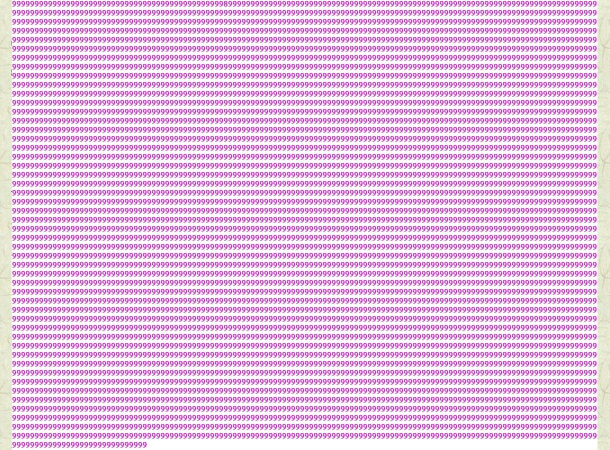
#> input picture files/2021-12-01-99999999999998.jpg, 1220 x 900 px (shown at 1/2 size)
$ jupyter execute TUTO-Convolution_find-a-8-in-a-forest-of-9.ipynb   (shell and % lines are left out)
#> lines starting #> are read from the running program, lines starting #| are printed output that depends on the picture
The goal here is to find one non-repeting pattern in an image. First, find the pattern, then second, compute correlation.

It is based on the post https://laurentperrinet.github.io/sciblog/posts/2021-12-01-find-a-8-in-a-forest-of-9.html

Let's first initialize the notebook:

[cell 1]
import matplotlib.pyplot as plt
import numpy as np
phi = (np.sqrt(5)+1)/2
fig_width = 10
figsize = (fig_width, fig_width/phi)

[cell 2]
import imageio as io
im = io.v2.imread('files/2021-12-01-99999999999998.jpg')
#> im is the input picture: shape (900, 1220, 3); mean R, G, B 228.5, 192.7, 227.2
im = im.sum(axis=-1)
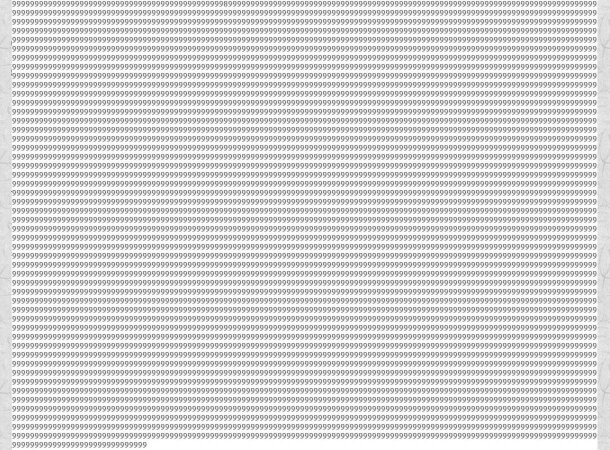
#> im: shape (900, 1220) uint64 (shown at 1/2 size); min 5, max 765, mean 648.4; drawn with min black and max white

[cell 3]
N_X, N_Y = im.shape
#> N_X = 900; N_Y = 1220
N_X, N_Y
#> Out = (900, 1220)

Original image

[cell 4]
fig, ax = plt.subplots(figsize=(fig_width, fig_width))
ax.matshow(im, cmap=plt.gray());

Zoom

[cell 5]
fig, ax = plt.subplots(figsize=(fig_width, fig_width))
ax.matshow(im[:40, :40]);

[cell 6]
fig, ax = plt.subplots(figsize=(fig_width, fig_width))
ax.matshow(im[-40:, -40:]);

Crop

[cell 7]
im = im[:, 24:1194]
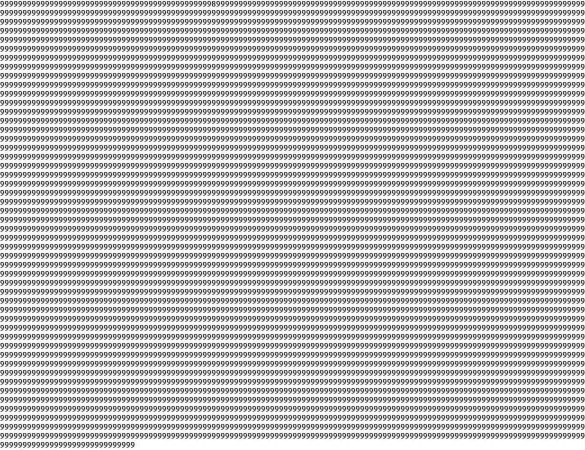
#> im: shape (900, 1170) uint64 (shown at 1/2 size); min 284, max 765, mean 647.5; drawn with min black and max white
fig, ax = plt.subplots(figsize=(fig_width, fig_width))
ax.matshow(im, cmap=plt.gray());

Average on one axis

[cell 8]
im_x = im.mean(axis=1)
#> im_x = 900 values, max 764.3 at index 898, min 499.3 at index 854, mean 647.5
im_x = np.roll(im_x, N_X//2) # avoid border effects
#> im_x = 900 values, max 764.3 at index 448, min 499.3 at index 404, mean 647.5
#im_x = np.correlate(im_x, [-1, 2, 1], 'same')*1. # contrast detection
im_x -= im_x.mean()
#> im_x = 900 values, max 116.7 at index 448, min -148.3 at index 404, mean 7.23e-14
fig, ax = plt.subplots(figsize=(fig_width, fig_width/phi**2))
ax.plot(im_x[:100]);
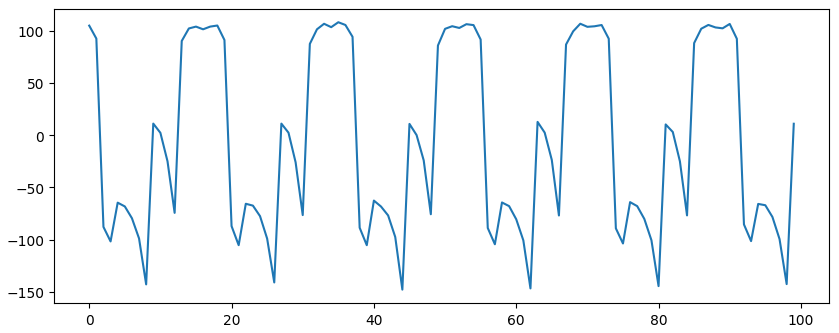
#> figure drawn by matplotlib, 1 panel; curve peaks at x = 35, y = 108

Cross-correlation

[cell 9]
xcorr = np.correlate(im_x, im_x, 'same')*1.
#> xcorr = 900 values, max 7075921.3 at index 450, min -4741548.8 at index 439, mean -1408.7
xcorr /= xcorr.max()
#> xcorr = 900 values, max 1 at index 450, min -0.67 at index 439, mean -0.000199
fig, ax = plt.subplots(figsize=(fig_width, fig_width/phi**2))
ax.plot(xcorr);
#> figure, not shown here; curve peaks at x = 450, y = 1

[cell 10]
N_X//2, im_x.shape, xcorr.shape, im.shape
#> Out = (450, (900,), (900,), (900, 1170))

[cell 11]
fig, ax = plt.subplots(figsize=(fig_width, fig_width/phi**2))
ax.plot(xcorr[(N_X//2+1):(50+N_X//2)]);
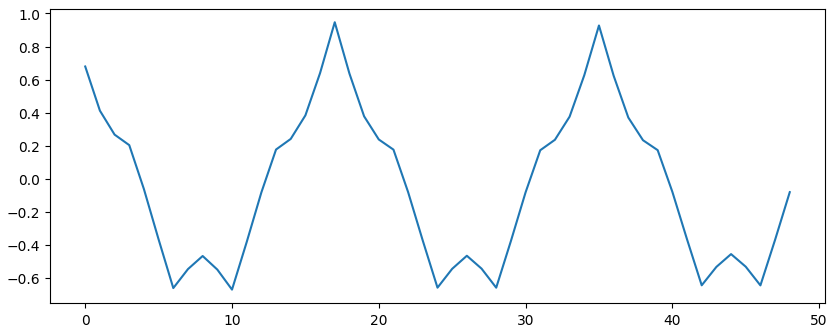
#> figure drawn by matplotlib, 1 panel; curve peaks at x = 17, y = 0.947

[cell 12]
period_X = np.argmax(xcorr[(1+N_X//2):]) + 1
#> period_X = 18

[cell 13]
print(f'{period_X=}')
#| period_X=18

The other dimension:

[cell 14]
im_y = im.mean(axis=0)
#> im_y = 1170 values, max 740.9 at index 0, min 568 at index 42, mean 647.5
im_y -= im_y.mean()
#> im_y = 1170 values, max 93.38 at index 0, min -79.55 at index 42, mean -4.06e-14
#im_y[-1] = im_y[0]
#im_y[-2] = im_y[1]
im_y = np.roll(im_y, N_Y//2) # avoid border effects
#> im_y = 1170 values, max 93.38 at index 610, min -79.55 at index 652, mean -4.06e-14
#im_y = np.correlate(im_y, [-1, 2, -1], 'same')*1. # contrast detection

[cell 15]
fig, ax = plt.subplots(figsize=(fig_width, fig_width/phi**2))
ax.plot(im_y);
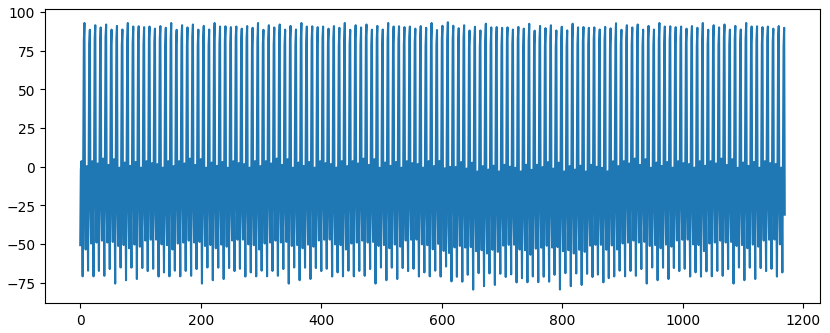
#> figure drawn by matplotlib, 1 panel; curve peaks at x = 610, y = 93.38

[cell 16]
fig, ax = plt.subplots(figsize=(fig_width, fig_width/phi**2))
ax.plot(im_y[:40]);
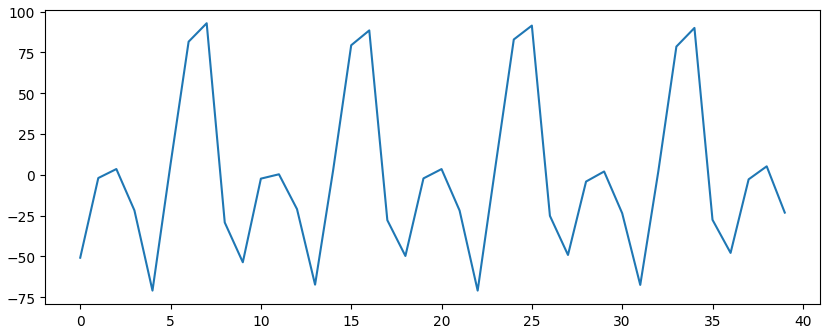
#> figure drawn by matplotlib, 1 panel; curve peaks at x = 7, y = 92.9

[cell 17]
xcorr = np.correlate(im_y, im_y, 'same')*1.
#> xcorr = 1170 values, max 3075104.3 at index 585, min -1596757.6 at index 583, mean -56.41

[cell 18]
xcorr /= xcorr.max()
#> xcorr = 1170 values, max 1 at index 585, min -0.519 at index 583, mean -1.83e-05
fig, ax = plt.subplots(figsize=(fig_width, fig_width/phi**2))
ax.plot(xcorr[(N_Y//2+3):]);
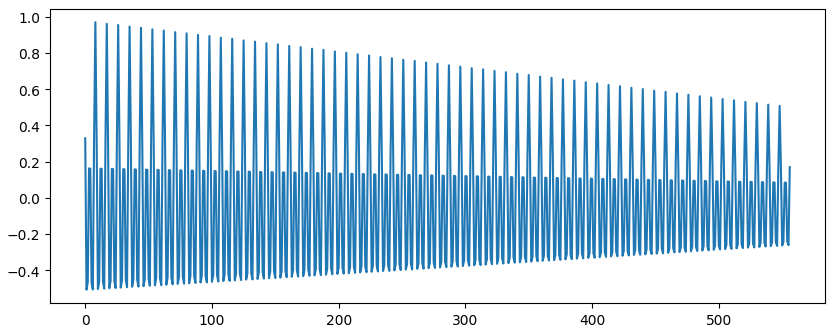
#> figure drawn by matplotlib, 1 panel; curve peaks at x = 8, y = 0.969

[cell 19]
xcorr /= xcorr.max()
fig, ax = plt.subplots(figsize=(fig_width, fig_width/phi**2))
ax.plot(xcorr[(N_Y//2+3):(40+N_Y//2)]);
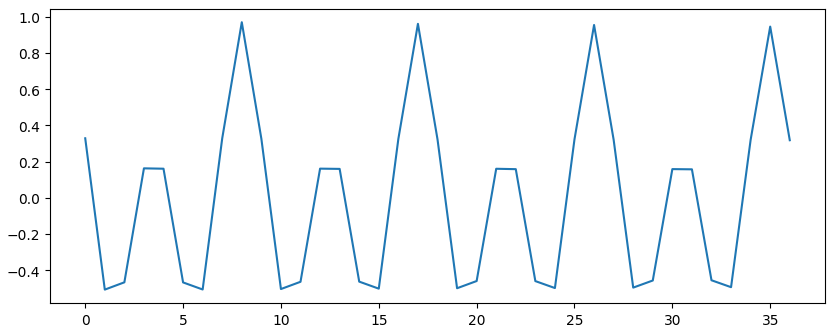
#> figure drawn by matplotlib, 1 panel; curve peaks at x = 8, y = 0.969

[cell 20]
period_Y = np.argmax(xcorr[(3+N_Y//2):]) + 3
#> period_Y = 11

[cell 21]
print(f'{period_Y=}')
#| period_Y=11

One sample (other random choices would *most probably* fit - do not go in the borders!)

[cell 22]
idx, idy = 0, 26
kernel = im[idx:idx+period_X, idy:idy+period_Y]

[cell 23]
fig, ax = plt.subplots(figsize=(fig_width, fig_width))
ax.matshow(kernel);
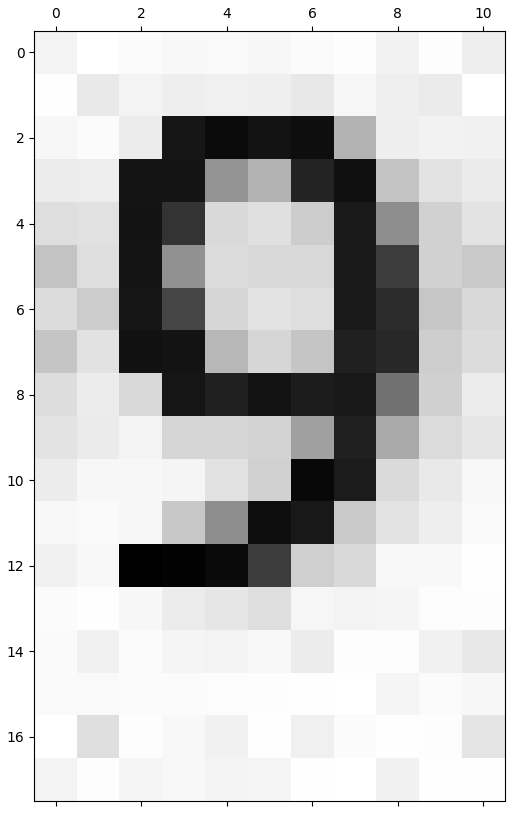
#> figure drawn by matplotlib, 1 panel

compute cross correlation using
https://laurentperrinet.github.io//sciblog/posts/2017-09-20-the-fastest-2d-convolution-in-the-world.html

[cell 24]
from numpy.fft  import fft2, ifft2
xcorr = np.real(ifft2(fft2(im)*fft2(kernel, s=im.shape)))
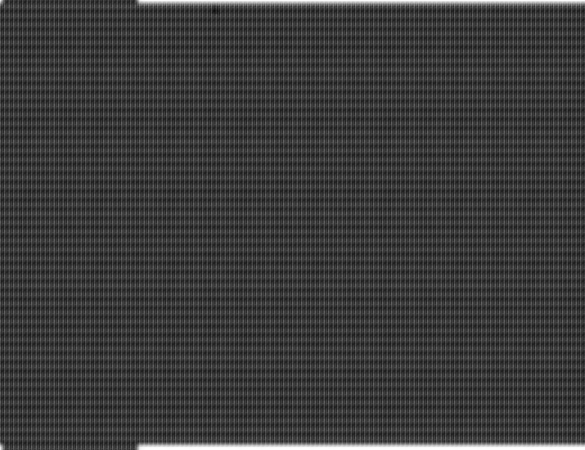
#> xcorr: shape (900, 1170) float64 (shown at 1/2 size); min 80030518, max 100146150, mean 84769953.2; drawn with min black and max white
